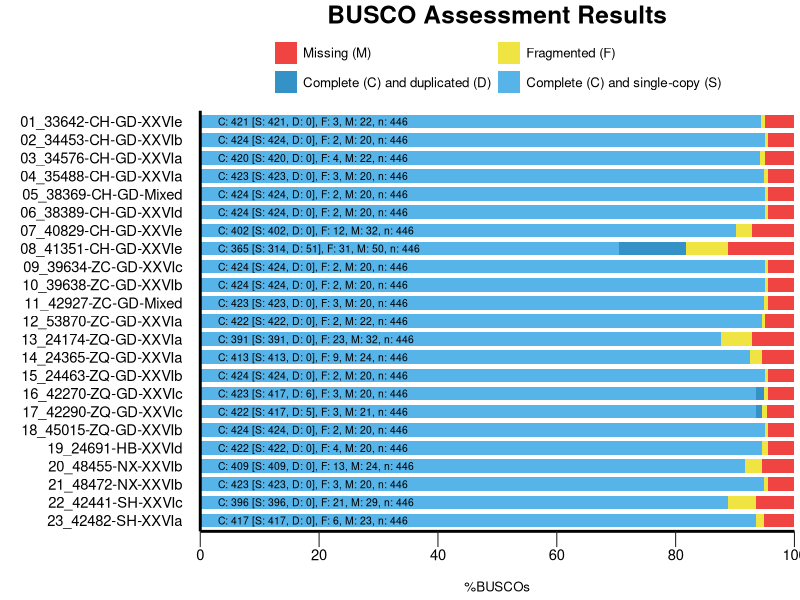
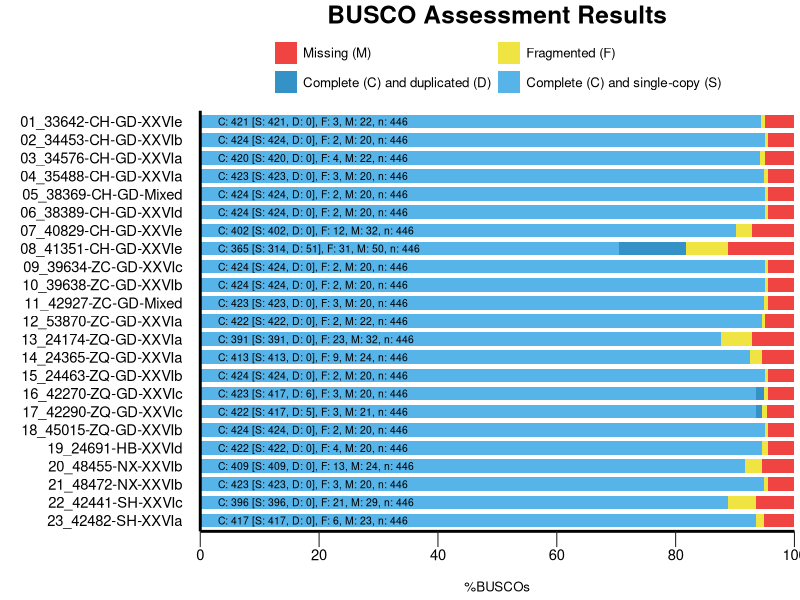

These figures' R source, in order:
######################################
# BUSCO summary figure
# @version 4.0.0
# @since BUSCO 2.0.0
######################################

library(ggplot2)

# ==================== CONFIGURE ====================
output_dir <- "./"
output_file <- file.path(output_dir, "busco_figure.png")
my_width <- 20; my_height <- 25; my_unit <- "cm"
my_colors <- c("#F04442", "#F0E442", "#3492C7", "#56B4E9")
my_bar_height <- 0.75
my_title <- "BUSCO Assessment Results"
my_family <- "sans"; my_size_ratio <- 1

# ==================== DATA ====================
my_species <- c(
  '23_42482-SH-XXVIa', '23_42482-SH-XXVIa', '23_42482-SH-XXVIa', '23_42482-SH-XXVIa',
  '02_34453-CH-GD-XXVIb', '02_34453-CH-GD-XXVIb', '02_34453-CH-GD-XXVIb', '02_34453-CH-GD-XXVIb',
  '03_34576-CH-GD-XXVIa', '03_34576-CH-GD-XXVIa', '03_34576-CH-GD-XXVIa', '03_34576-CH-GD-XXVIa',
  '04_35488-CH-GD-XXVIa', '04_35488-CH-GD-XXVIa', '04_35488-CH-GD-XXVIa', '04_35488-CH-GD-XXVIa',
  '05_38369-CH-GD-Mixed', '05_38369-CH-GD-Mixed', '05_38369-CH-GD-Mixed', '05_38369-CH-GD-Mixed',
  '07_40829-CH-GD-XXVIe', '07_40829-CH-GD-XXVIe', '07_40829-CH-GD-XXVIe', '07_40829-CH-GD-XXVIe',
  '08_41351-CH-GD-XXVIe', '08_41351-CH-GD-XXVIe', '08_41351-CH-GD-XXVIe', '08_41351-CH-GD-XXVIe',
  '09_39634-ZC-GD-XXVIc', '09_39634-ZC-GD-XXVIc', '09_39634-ZC-GD-XXVIc', '09_39634-ZC-GD-XXVIc',
  '11_42927-ZC-GD-Mixed', '11_42927-ZC-GD-Mixed', '11_42927-ZC-GD-Mixed', '11_42927-ZC-GD-Mixed',
  '13_24174-ZQ-GD-XXVIa', '13_24174-ZQ-GD-XXVIa', '13_24174-ZQ-GD-XXVIa', '13_24174-ZQ-GD-XXVIa',
  '15_24463-ZQ-GD-XXVIb', '15_24463-ZQ-GD-XXVIb', '15_24463-ZQ-GD-XXVIb', '15_24463-ZQ-GD-XXVIb',
  '20_48455-NX-XXVIb', '20_48455-NX-XXVIb', '20_48455-NX-XXVIb', '20_48455-NX-XXVIb',
  '22_42441-SH-XXVIc', '22_42441-SH-XXVIc', '22_42441-SH-XXVIc', '22_42441-SH-XXVIc',
  '14_24365-ZQ-GD-XXVIa', '14_24365-ZQ-GD-XXVIa', '14_24365-ZQ-GD-XXVIa', '14_24365-ZQ-GD-XXVIa',
  '21_48472-NX-XXVIb', '21_48472-NX-XXVIb', '21_48472-NX-XXVIb', '21_48472-NX-XXVIb',
  '01_33642-CH-GD-XXVIe', '01_33642-CH-GD-XXVIe', '01_33642-CH-GD-XXVIe', '01_33642-CH-GD-XXVIe',
  '06_38389-CH-GD-XXVId', '06_38389-CH-GD-XXVId', '06_38389-CH-GD-XXVId', '06_38389-CH-GD-XXVId',
  '10_39638-ZC-GD-XXVIb', '10_39638-ZC-GD-XXVIb', '10_39638-ZC-GD-XXVIb', '10_39638-ZC-GD-XXVIb',
  '12_53870-ZC-GD-XXVIa', '12_53870-ZC-GD-XXVIa', '12_53870-ZC-GD-XXVIa', '12_53870-ZC-GD-XXVIa',
  '16_42270-ZQ-GD-XXVIc', '16_42270-ZQ-GD-XXVIc', '16_42270-ZQ-GD-XXVIc', '16_42270-ZQ-GD-XXVIc',
  '17_42290-ZQ-GD-XXVIc', '17_42290-ZQ-GD-XXVIc', '17_42290-ZQ-GD-XXVIc', '17_42290-ZQ-GD-XXVIc',
  '18_45015-ZQ-GD-XXVIb', '18_45015-ZQ-GD-XXVIb', '18_45015-ZQ-GD-XXVIb', '18_45015-ZQ-GD-XXVIb',
  '19_24691-HB-XXVId', '19_24691-HB-XXVId', '19_24691-HB-XXVId', '19_24691-HB-XXVId'
)

my_percentage <- c(
  93.5, 0.0, 1.3, 5.2, 95.1, 0.0, 0.4, 4.5, 94.2, 0.0, 0.9, 4.9, 94.8, 0.0, 0.7, 4.5,
  95.1, 0.0, 0.4, 4.5, 90.1, 0.0, 2.7, 7.2, 70.4, 11.4, 7.0, 11.2, 95.1, 0.0, 0.4, 4.5,
  94.8, 0.0, 0.7, 4.5, 87.7, 0.0, 5.2, 7.1, 95.1, 0.0, 0.4, 4.5, 91.7, 0.0, 2.9, 5.4,
  88.8, 0.0, 4.7, 6.5, 92.6, 0.0, 2.0, 5.4, 94.8, 0.0, 0.7, 4.5, 94.4, 0.0, 0.7, 4.9,
  95.1, 0.0, 0.4, 4.5, 95.1, 0.0, 0.4, 4.5, 94.6, 0.0, 0.4, 5.0, 93.5, 1.3, 0.7, 4.5,
  93.5, 1.1, 0.7, 4.7, 95.1, 0.0, 0.4, 4.5, 94.6, 0.0, 0.9, 4.5
)

my_values <- c(
  417, 0, 6, 23, 424, 0, 2, 20, 420, 0, 4, 22, 423, 0, 3, 20, 424, 0, 2, 20,
  402, 0, 12, 32, 314, 51, 31, 50, 424, 0, 2, 20, 423, 0, 3, 20, 391, 0, 23, 32,
  424, 0, 2, 20, 409, 0, 13, 24, 396, 0, 21, 29, 413, 0, 9, 24, 423, 0, 3, 20,
  421, 0, 3, 22, 424, 0, 2, 20, 424, 0, 2, 20, 422, 0, 2, 22, 417, 6, 3, 20,
  417, 5, 3, 21, 424, 0, 2, 20, 422, 0, 4, 20
)

# ==================== PREPARE DATA ====================
# Sort samples by numeric prefix (01,02,...23)
sample_names_unique <- unique(my_species)
sample_num <- as.numeric(gsub("_.*", "", sample_names_unique))
sorted_samples <- sample_names_unique[order(sample_num)]  # ascending
my_species <- factor(my_species, levels = rev(sorted_samples))  # descending for top-to-bottom

# Category order: S (light blue), D (dark blue), F (yellow), M (red)
category <- rep(c("S", "D", "F", "M"), length.out = length(my_species))
category <- factor(category, levels = c("M", "F",  "D", "S" ))
str(category)
df <- data.frame(species = my_species, percentage = my_percentage,
                 values = my_values, category = category)

# ==================== PLOT ====================
labsize <- if (nlevels(my_species) > 10) 0.66 else 1

p <- ggplot(df, aes(x = species, y = percentage, fill = category)) +
  geom_col(position = position_stack(reverse = FALSE), width = my_bar_height) +
  coord_flip() +
  scale_y_continuous(breaks = seq(0, 100, 20), labels = c("0","20","40","60","80","100"),
                     expand = c(0, 0)) +
  scale_fill_manual(values = my_colors,
                    labels = c("Missing (M)",
                               "Fragmented (F)",
                               "Complete (C) and duplicated (D)",
                               "Complete (C) and single-copy (S)")) +
  labs(title = my_title, x = "", y = "\n%BUSCOs") +
  theme_gray(base_size = 8) +
  theme(
    plot.title = element_text(family = my_family, hjust = 0.5, colour = "black",
                              size = rel(2.2) * my_size_ratio, face = "bold"),
    legend.position = "top", legend.title = element_blank(),
    legend.text = element_text(family = my_family, size = rel(1.2) * my_size_ratio),
    panel.background = element_rect(fill = "white", colour = "#FFFFFF"),
    panel.grid = element_blank(),
    axis.text.y = element_text(family = my_family, colour = "black",
                               size = rel(1.66) * my_size_ratio),
    axis.text.x = element_text(family = my_family, colour = "black",
                               size = rel(1.66) * my_size_ratio),
    axis.line = element_line(size = 1 * my_size_ratio, colour = "black"),
    axis.ticks.length = unit(0.4, "cm"),
    axis.ticks.y = element_blank(),
    axis.ticks.x = element_line(colour = "#222222"),
    axis.title.x = element_text(family = my_family, size = rel(1.2) * my_size_ratio)
  ) +
  guides(fill = guide_legend(nrow = 2, byrow = TRUE))

# Add text annotations
for (i in seq_along(levels(my_species))) {
  sp <- levels(my_species)[i]
  vals <- df$values[df$species == sp]
  if (length(vals) == 4) {
    total <- sum(vals)
    label_text <- sprintf("C: %d [S: %d, D: %d], F: %d, M: %d, n: %d",
                          vals[1] + vals[2], vals[1], vals[2], vals[3], vals[4], total)
    p <- p + annotate("text", x = i, y = 3, label = label_text,
                      size = labsize * 4 * my_size_ratio,
                      colour = "black", hjust = 0, family = my_family)
  }
}

# ==================== SAVE ====================
if (!dir.exists(output_dir)) dir.create(output_dir, recursive = TRUE)
ggsave(filename = output_file, plot = p, width = my_width, height = my_height,
       unit = my_unit, dpi = 300)
ggsave(filename = file.path(output_dir, "busco_figure.pdf"), plot = p,
       width = my_width, height = my_height, unit = my_unit, device = cairo_pdf)

message("Done. Figure saved to ", output_file)